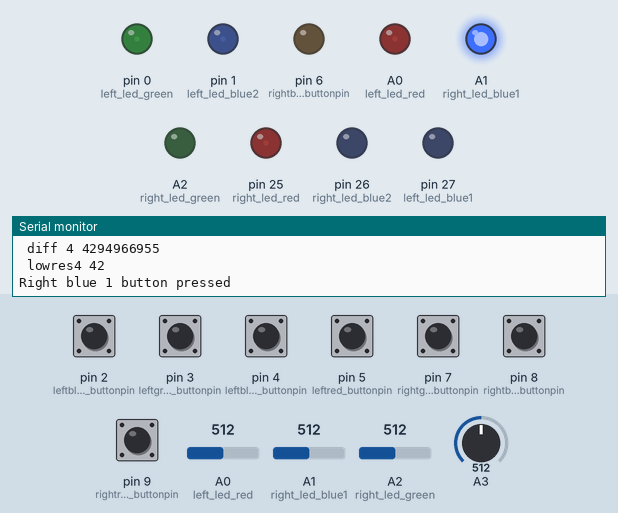
Bench run of a sketch on a simulated Teensy 4. On the bench: output pins drawn as LEDs (lit = HIGH), the last lines printed to the serial monitor. Inputs (shaded band) come from the test bench; at power-on: pin 2 (leftblue1_buttonpin), pin 3 (leftgreen_buttonpin), pin 4 (leftblue2_buttonpin), pin 5 (leftred_buttonpin), pin 7 (rightgreen_buttonpin), pin 8 (rightblue2_buttonpin), pin 9 (rightred_buttonpin) HIGH, A0 (left_led_red) = 512, A1 (right_led_blue1) = 512, A2 (right_led_green) = 512, A3 = 512.

Above: at 1.5 s.
1.6 s: pin 2 (leftblue1_buttonpin) pulled LOW for 0.15 s
At 1.76 s:
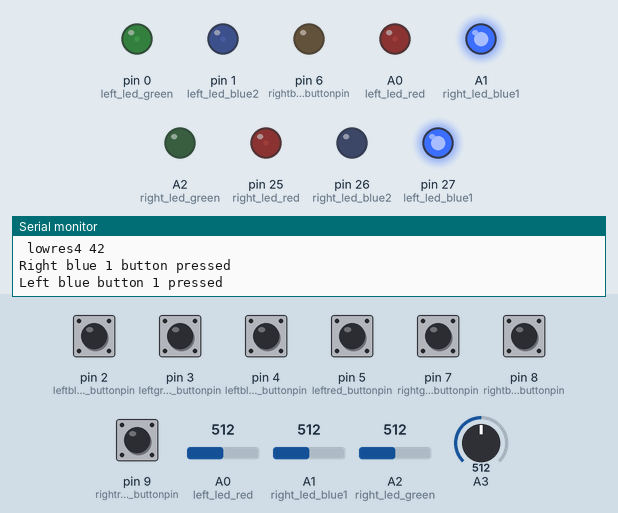
3.3 s: pin 3 (leftgreen_buttonpin) pulled LOW for 0.15 s
At 3.44 s:
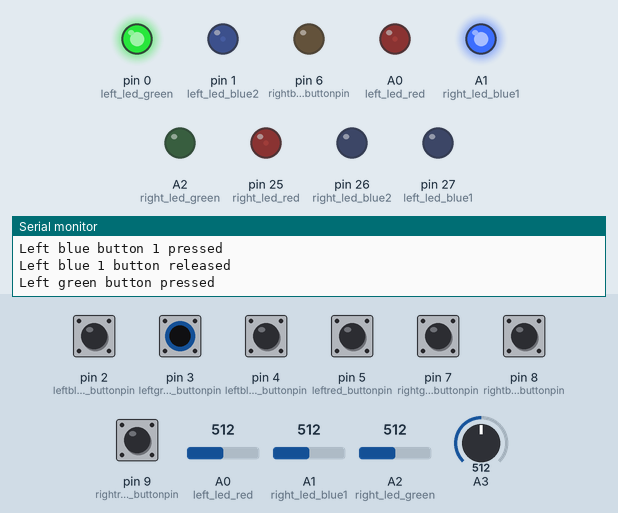
5.0 s: pin 4 (leftblue2_buttonpin) pulled LOW for 0.15 s
At 5.17 s:
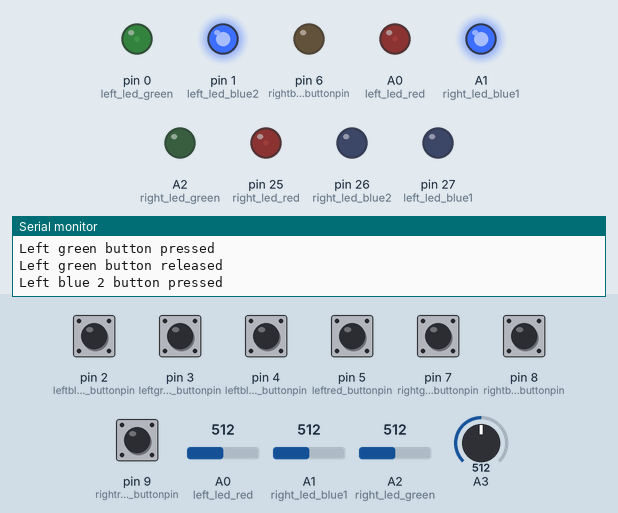
6.7 s: pin 5 (leftred_buttonpin) pulled LOW for 0.15 s
At 6.85 s:
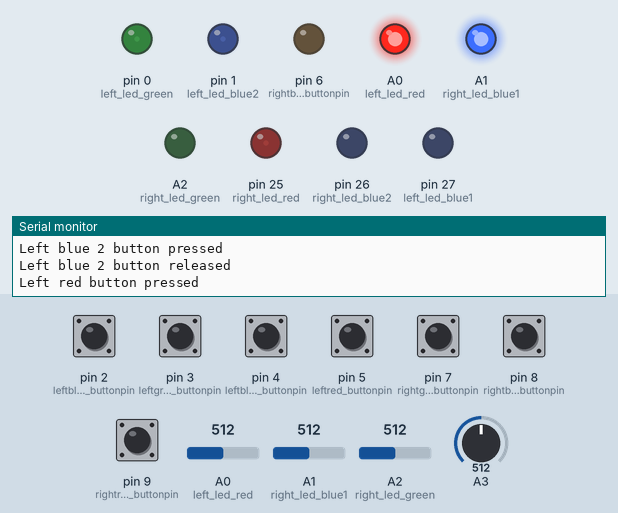
8.4 s: pin 7 (rightgreen_buttonpin) pulled LOW for 0.15 s
At 8.54 s:
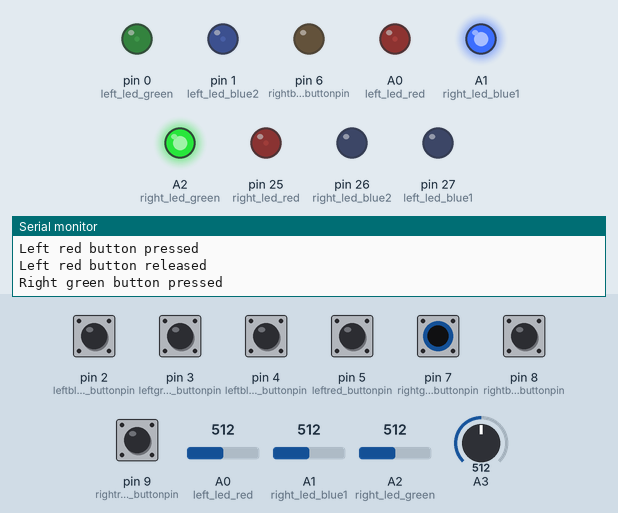
10.1 s: pin 8 (rightblue2_buttonpin) pulled LOW for 0.15 s
At 10.26 s:
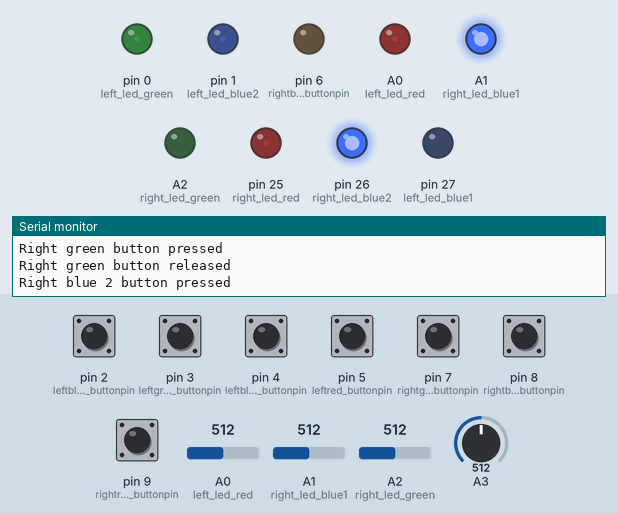
Timing chart, 0 to 12.8 s (numbered marks = the images above; inputs shaded):
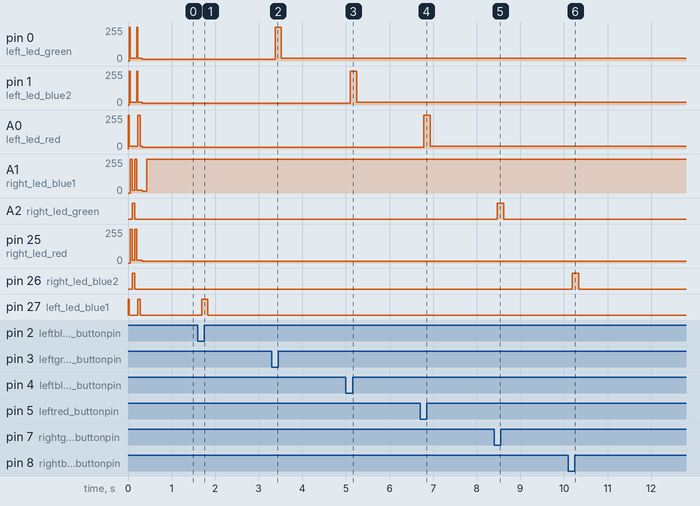

Measured:
- after the input at 1.6 s, pin 27 (left_led_blue1): LOW → HIGH after 0.09 s, → LOW 0.14 s later
- after the input at 3.3 s, pin 0 (left_led_green): 15/255 → 255/255 after 0.08 s, → 20/255 0.14 s later
- after the input at 5.0 s, pin 1 (left_led_blue2): 15/255 → 255/255 after 0.10 s, → 20/255 0.14 s later
- after the input at 6.7 s, A0 (left_led_red): 15/255 → 255/255 after 0.09 s, → 20/255 0.14 s later
- after the input at 8.4 s, A2 (right_led_green): LOW → HIGH after 0.07 s, → LOW 0.14 s later
- after the input at 10.1 s, pin 26 (right_led_blue2): LOW → HIGH after 0.10 s, → LOW 0.14 s later

The sketch:

X_FX_Pitch_Master_Code_v1_6.ino
```cpp
//****** XF-X Pitch v1.6 ******//
int ver = 6;

// Bounce library import
#include <Bounce.h>

// delay init
int d1 = 5;

// analog input inits
int inputpin = 0;
const int numReadings = 3;
int midichannel = 0; // Analog input midi channels
int channel = 6; // Button midi channels

// pot 1 inits (fader 1)
int readings1[numReadings];
int index1 = 0;
int total1 = 0;
int average1 = 0;
unsigned int diff1 = 0;
int hires1 = 0;

// pot 2 inits (fader 2)
int readings2[numReadings];
int index2 = 0;
int total2 = 0;
int average2 = 0;
unsigned int diff2 = 0;
int hires2 = 0;

// pot 3 inits (rotary 1)
int readings3[numReadings];
int index3 = 0;
int total3 = 0;
int average3 = 0;
unsigned int diff3 = 0;
int lowres3 = 0;

// pot 4 inits (rotary 2)
int readings4[numReadings];
int index4 = 0;
int total4 = 0;
int average4 = 0;
unsigned int diff4 = 0;
int lowres4 = 0;

// led pin definitions
#define left_led_blue1 27
#define left_led_blue2 1
#define left_led_red 14
#define left_led_green 0
#define right_led_blue1 15
#define right_led_blue2 26
#define right_led_red 25
#define right_led_green 16

// Button pin declarations
const int leftblue1_buttonpin = 2;
const int leftblue2_buttonpin = 4;
const int leftred_buttonpin = 5;
const int leftgreen_buttonpin = 3;
const int rightblue1_buttonpin = 6;
const int rightblue2_buttonpin = 8;
const int rightred_buttonpin = 9;
const int rightgreen_buttonpin = 7;

// Button object declarations - 10ms debounce
Bounce leftblue1_buttonObject = Bounce(leftblue1_buttonpin, 10);
Bounce leftblue2_buttonObject = Bounce(leftblue2_buttonpin, 10);
Bounce leftred_buttonObject = Bounce(leftred_buttonpin, 10);
Bounce leftgreen_buttonObject = Bounce(leftgreen_buttonpin, 10);
Bounce rightblue1_buttonObject = Bounce(rightblue1_buttonpin, 10);
Bounce rightblue2_buttonObject = Bounce(rightblue2_buttonpin, 10);
Bounce rightred_buttonObject = Bounce(rightred_buttonpin, 10);
Bounce rightgreen_buttonObject = Bounce(rightgreen_buttonpin, 10);

void setup()
  {
      // Teensy onboard led
      pinMode(6, OUTPUT);

      // Button switch setup
      pinMode(leftblue1_buttonpin, INPUT_PULLUP);
      pinMode(leftblue2_buttonpin, INPUT_PULLUP);
      pinMode(leftred_buttonpin, INPUT_PULLUP);
      pinMode(leftgreen_buttonpin, INPUT_PULLUP);
      pinMode(rightblue1_buttonpin, INPUT_PULLUP);
      pinMode(rightblue2_buttonpin, INPUT_PULLUP);
      pinMode(rightred_buttonpin, INPUT_PULLUP);
      pinMode(rightgreen_buttonpin, INPUT_PULLUP);

      // Button led setup
      pinMode(left_led_blue1, OUTPUT);
      pinMode(left_led_blue2, OUTPUT);
      pinMode(left_led_red, OUTPUT);
      pinMode(left_led_green, OUTPUT);
      pinMode(right_led_blue1, OUTPUT);
      pinMode(right_led_blue2, OUTPUT);
      pinMode(right_led_red, OUTPUT);
      pinMode(right_led_green, OUTPUT);

      Serial.begin(57600);
      Serial.print("XF-X Firmware v1.");
      Serial.println(ver);

      // Analog input setups
    for (int thisReading1 = 0; thisReading1 < numReadings; thisReading1++)
      {
      readings1[thisReading1] = 0;
      }
    for (int thisReading2 = 0; thisReading2 < numReadings; thisReading2++)
      {
      readings1[thisReading2] = 0;
      }
    for (int thisReading3 = 0; thisReading3 < numReadings; thisReading3++)
      {
      readings1[thisReading3] = 0;
      }
    for (int thisReading4 = 0; thisReading4 < numReadings; thisReading4++)
      {
      readings1[thisReading4] = 0;
      }

      // Tada code
      for (int x = 0; x < 1; x++)
          {
          int led_bright = 255;
          int led_dim = 20;

          //scene 1
          analogWrite(left_led_blue1, led_bright);
          analogWrite(left_led_red, led_bright);
          delay(25);
          //scene 2
          analogWrite(left_led_blue1, led_dim);
          analogWrite(left_led_red, led_dim);
          analogWrite(left_led_blue2, led_bright);
          analogWrite(left_led_green, led_bright);
          delay(25);
          //scene 3
          analogWrite(left_led_blue2, led_dim);
          analogWrite(left_led_green, led_dim);
          analogWrite(right_led_blue1, led_bright);
          analogWrite(right_led_red, led_bright);
          delay(50);
          //scene 4
          analogWrite(right_led_blue1, led_dim);
          analogWrite(right_led_red, led_dim);
          analogWrite(right_led_blue2, led_bright);
          analogWrite(right_led_green, led_bright);
          delay(50);
          //scene 5
          analogWrite(right_led_blue2, led_dim);
          analogWrite(right_led_green, led_dim);
          analogWrite(right_led_blue1, led_bright);
          analogWrite(right_led_red, led_bright);
          delay(50);
          //scene 6
          analogWrite(right_led_blue1, led_dim);
          analogWrite(right_led_red, led_dim);
          analogWrite(left_led_blue2, led_bright);
          analogWrite(left_led_green, led_bright);
          delay(25);
          //scene 7
          analogWrite(left_led_blue2, led_dim);
          analogWrite(left_led_green, led_dim);
          analogWrite(left_led_blue1, led_bright);
          analogWrite(left_led_red, led_bright);
          delay(50);
          //scene 8
          analogWrite(left_led_blue1, led_dim);
          analogWrite(left_led_red, led_dim);
          delay(50);
          //scene 9
          }
    }

  // Inits
  int led_bright = 255;
  int led_dim = 20;
  int led_status_leftblue1 = 15;
  int led_status_leftblue2 = 15;
  int led_status_leftred = 15;
  int led_status_leftgreen = 15;
  int led_status_rightblue1 = 15;
  int led_status_rightblue2 = 15;
  int led_status_rightred = 15;
  int led_status_rightgreen = 15;


void loop() // Main operation loop
  {
  // Update Button objects
  leftblue1_buttonObject.update();
  leftblue2_buttonObject.update();
  leftred_buttonObject.update();
  leftgreen_buttonObject.update();
  rightblue1_buttonObject.update();
  rightblue2_buttonObject.update();
  rightred_buttonObject.update();
  rightgreen_buttonObject.update();

delay(d1);

  // Update led output
  analogWrite(left_led_blue1, led_status_leftblue1);
  analogWrite(left_led_blue2, led_status_leftblue2);
  analogWrite(left_led_red, led_status_leftred);
  analogWrite(left_led_green, led_status_leftgreen);
  analogWrite(right_led_blue1, led_status_rightblue1);
  analogWrite(right_led_blue2, led_status_rightblue2);
  analogWrite(right_led_red, led_status_rightred);
  analogWrite(right_led_green, led_status_rightgreen);

  // Teensy onboard led
  pinMode(6, OUTPUT);

  // LED button code starts

  delay(d1);

  // pot 1 execution code block (fader 1) ////////////////////////
  inputpin = 0;
  midichannel = 1;
  total1 = total1 - readings1[index1];
  readings1[index1] = analogRead(inputpin);
  total1 = total1 + readings1[index1];
  index1 = index1 + 1;
  if (index1 >= numReadings) //reset index to beginning of array
      {
      index1 = 0;
      }
  average1 = total1 / numReadings;
  diff1 =  readings1[index1] - average1;
  hires1 = average1 * 16;
    if ( diff1 > 1 )
      {
      usbMIDI.sendPitchBend(hires1, midichannel); //send hi-res pot data
      Serial.print("current readings 1 ");
      Serial.print(readings1[index1]);
      Serial.print(" average 1 ");
      Serial.println(average1);
      Serial.print(" diff 1 ");
      Serial.println(diff1);
      Serial.print(" hires1 ");
      Serial.println(hires1);
      }
  /////////////////////////////////////////////////////////////////

  delay(d1);

  // pot 2 execution code block (fader 2) /////////////////////////
  inputpin = 1;
  midichannel = 2;
  total2 = total2 - readings2[index2];
  readings2[index2] = analogRead(inputpin);
  total2 = total2 + readings2[index2];
  index2 = index2 + 1;
  if (index2 >= numReadings) //reset index to beginning of array
      {
      index2 = 0;
      }
  average2 = total2 / numReadings;
  diff2 =  readings2[index2] - average2;
  hires2 = average2 * 16;
  if ( diff2 > 1 )
      {
      usbMIDI.sendPitchBend(hires2, midichannel); //send hi-res pot data
      Serial.print("current readings 2 ");
      Serial.print(readings2[index2]);
      Serial.print(" average 2 ");
      Serial.println(average2);
      Serial.print(" diff 2 ");
      Serial.println(diff2);
      Serial.print(" hires2 ");
      Serial.println(hires2);
      }
  /////////////////////////////////////////////////////////////////

  delay(d1);

  // pot 3 execution code block (rotary fader 3) //////////////////
  inputpin = 2;
  midichannel = 3;
  total3 = total3 - readings3[index3];
  readings3[index3] = analogRead(inputpin);
  total3 = total3 + readings3[index3];
  index3 = index3 + 1;
  if (index3 >= numReadings) //reset index to beginning of array
      {
      index3 = 0;
      }
  average3 = total3 / numReadings;
  diff3 = readings3[index3] - average3;
  lowres3 = average3 / 8;
  if ( diff3 > 1 )
      {
      usbMIDI.sendControlChange(inputpin, lowres3, midichannel); //send low-res pot data
      Serial.print("current readings 3 ");
      Serial.print(readings3[index3]);
      Serial.print(" average 3 ");
      Serial.println(average3);
      Serial.print(" diff 3 ");
      Serial.println(diff3);
      Serial.print(" lowres3 ");
      Serial.println(lowres3);
      }
  /////////////////////////////////////////////////////////////////

   delay(d1);

  // pot 4 execution code block (rotary fader 4) //////////////////
  inputpin = 3;
  midichannel = 4;
  total4 = total4 - readings4[index4];
  readings4[index4] = analogRead(inputpin);
  total4 = total4 + readings4[index4];
  index4 = index4 + 1;
  if (index4 >= numReadings) //reset index to beginning of array
      {
      index4 = 0;
      }
  average4 = total4 / numReadings;
  diff4 = readings4[index4] - average4;
  lowres4 = average4 / 8;
  if ( diff4 > 1 )
      {
      usbMIDI.sendControlChange(inputpin, lowres4, midichannel); //send low-res pot data
      Serial.print("current readings 4 ");
      Serial.print(readings4[index4]);
      Serial.print(" average 4 ");
      Serial.println(average4);
      Serial.print(" diff 4 ");
      Serial.println(diff4);
      Serial.print(" lowres4 ");
      Serial.println(lowres4);
      }
  /////////////////////////////////////////////////////////////////

  delay(d1);


  // Left buttons code
  if (leftblue1_buttonObject.fallingEdge())
      {
      led_status_leftblue1 = led_bright;
        analogWrite(left_led_blue1, led_status_leftblue1);
      Serial.println("Left blue button 1 pressed");
      usbMIDI.sendNoteOn(60, 99, channel);
      }
  if (leftblue1_buttonObject.risingEdge())
      {
      led_status_leftblue1 = led_dim;
        analogWrite(left_led_blue1, led_status_leftblue1);
      Serial.println("Left blue 1 button released");
      usbMIDI.sendNoteOff(60, 0, channel);
      }

  if (leftblue2_buttonObject.fallingEdge())
      {
      led_status_leftblue2 = led_bright;
        analogWrite(left_led_blue2, led_status_leftblue2);
      Serial.println("Left blue 2 button pressed");
      usbMIDI.sendNoteOn(61, 99, channel);
      }
  if (leftblue2_buttonObject.risingEdge())
      {
      led_status_leftblue2 = led_dim;
        analogWrite(left_led_blue2, led_status_leftblue2);
      Serial.println("Left blue 2 button released");
      usbMIDI.sendNoteOff(61, 0, channel);
      }

  if (leftred_buttonObject.fallingEdge())
      {
      led_status_leftred = led_bright;
        analogWrite(left_led_red, led_status_leftred);
      Serial.println("Left red button pressed");
      usbMIDI.sendNoteOn(62, 99, channel);
      }
  if (leftred_buttonObject.risingEdge())
      {
      led_status_leftred = led_dim;
        analogWrite(left_led_red, led_status_leftred);
      Serial.println("Left red button released");
      usbMIDI.sendNoteOff(62, 0, channel);
      }

  if (leftgreen_buttonObject.fallingEdge())
      {
      led_status_leftgreen = led_bright;
        analogWrite(left_led_green, led_status_leftgreen);
      Serial.println("Left green button pressed");
      usbMIDI.sendNoteOn(63, 99, channel);
      }
  if (leftgreen_buttonObject.risingEdge())
      {
      led_status_leftgreen = led_dim;
        analogWrite(left_led_green, led_status_leftgreen);
      Serial.println("Left green button released");
      usbMIDI.sendNoteOff(63, 0, channel);
      }

  // Right buttons code
  if (rightblue1_buttonObject.fallingEdge())
      {
      led_status_rightblue1 = led_bright;
        analogWrite(right_led_blue1, led_status_rightblue1);
      Serial.println("Right blue 1 button pressed");
      usbMIDI.sendNoteOn(64, 99, channel);
      }
  if (rightblue1_buttonObject.risingEdge())
      {
      led_status_rightblue1 = led_dim;
        analogWrite(right_led_blue1, led_status_rightblue1);
      Serial.println("Right blue 1 button released");
      usbMIDI.sendNoteOff(64, 0, channel);
      }

  if (rightblue2_buttonObject.fallingEdge())
      {
      led_status_rightblue2 = led_bright;
        analogWrite(right_led_blue2, led_status_rightblue2);
      Serial.println("Right blue 2 button pressed");
      usbMIDI.sendNoteOn(65, 99, channel);
      }
  if (rightblue2_buttonObject.risingEdge())
      {
      led_status_rightblue2 = led_dim;
        analogWrite(right_led_blue2, led_status_rightblue2);
      Serial.println("Right blue 2 button released");
      usbMIDI.sendNoteOff(65, 0, channel);
      }

  if (rightred_buttonObject.fallingEdge())
      {
      led_status_rightred = led_bright;
        analogWrite(right_led_red, led_status_rightred);
      Serial.println("Right red button pressed");
      usbMIDI.sendNoteOn(66, 99, channel);
      }
  if (rightred_buttonObject.risingEdge())
      {
      led_status_rightred = led_dim;
        analogWrite(right_led_red, led_status_rightred);
      Serial.println("Right red button released");
      usbMIDI.sendNoteOff(66, 0, channel);
      }

  if (rightgreen_buttonObject.fallingEdge())
      {
      led_status_rightgreen = led_bright;
        analogWrite(right_led_green, led_status_rightgreen);
      Serial.println("Right green button pressed");
      usbMIDI.sendNoteOn(68, 99, channel);
      }
  if (rightgreen_buttonObject.risingEdge())
      {
      led_status_rightgreen = led_dim;
        analogWrite(right_led_green, led_status_rightgreen);
      Serial.println("Right green button released");
      usbMIDI.sendNoteOff(68, 0, channel);
      }

delay(d1);

}
```
